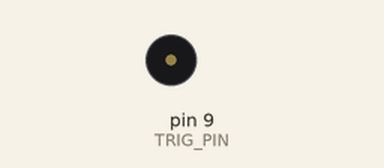
Recording of a sketch running on a simulated Arduino Uno, built with avr-gcc and run on an emulated ATmega328P. On the bench: buzzer (waves = sounding). What the sketch prints to the serial monitor is not drawn.

Above: at 0.15 s.
At 80.3 s:
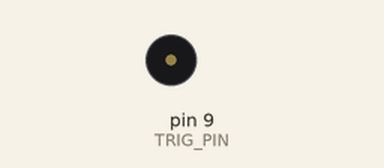
Timing chart, 0 to 80.6 s (numbered marks = the images above):
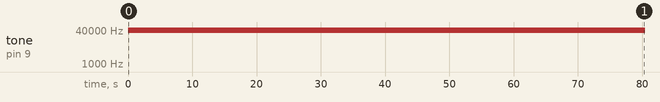

Measured:
- by itself, tone on pin 9 (TRIG_PIN): alternates 40000 Hz for 0.01 s and silent for 0.01 s

The sketch:

sketch_oct28a.ino
```cpp
#define TRIG_PIN 9 // Pin for triggering the ultrasonic transmitter
const int TIME_ON = 10; // Time interval in milliseconds
unsigned long timer; // Variable to store the last time the pulse was toggled
volatile bool state = true; // Track the state of the pulse (ON/OFF)

void setup() {
  pinMode(TRIG_PIN, OUTPUT); // Set the pin as output
  timer = millis();
  Serial.begin(9600); // Initialize the timer
}

void tog() {
  if (state) {
    tone(TRIG_PIN, 40000); // Start 40 kHz tone
  } else {
    noTone(TRIG_PIN); // Stop the tone
    digitalWrite(TRIG_PIN, LOW);
  }
  state = !state; // Toggle the state
  timer = millis(); // Reset the timer after toggling
}

void loop() {
  if (millis() - timer >= TIME_ON) {
    tog();
    Serial.println(state); // Call the toggle function if the time has elapsed
  }

  // Other code can run here without affecting the pulse generation
}
```
